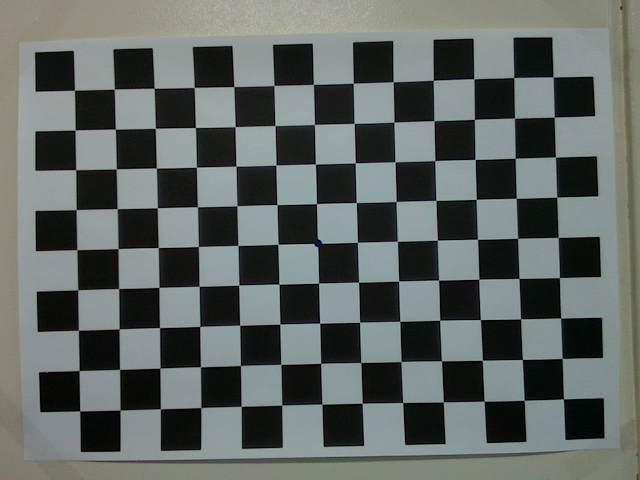
#> input picture EfficientDet/vw_kh/checkerboard.png, 640 x 480 px
$ python calibration.py
#> lines starting #> are read from the running program, lines starting #| are printed output that depends on the picture; long printed decimals are rounded
import cv2
import numpy as np
import matplotlib.pyplot as plt

CHECKERBOARD = "./checkerboard.png"

CHECK_X = 13
CHECK_Y = 9

CHECK_DISTANCE = 30  # cm
CHECK_GAP = 2  # cm

image = cv2.imread(CHECKERBOARD)
#> image is the input picture: shape (480, 640, 3); mean B, G, R 98.6, 101.6, 95.1
image = cv2.cvtColor(image, cv2.COLOR_BGR2GRAY)
#> image: shape (480, 640)
image_h, image_w = image.shape
#> image_h = 480; image_w = 640
retval, corners = cv2.findChessboardCorners(image, (CHECK_X, CHECK_Y))
#> retval = True; corners = 117 rows, first 8: [563.2, 399], [524, 400], [484, 401], [443.2, 401.9], [403, 403], [362.1, 403.2], [322, 403.9], [282, 405]
if not retval:
    raise ValueError("Checkerboard corners are not found...")

# corners = list of (x, y)
sorted_corners = list(sorted([cc[0] for cc in corners], key=lambda c: c[1]))
#> sorted_corners = 117 pairs, first value 74.53 to 563.2, second value 77.06 to 411
actual_points = []
for y in range(CHECK_Y):
    for x in range(CHECK_X):
        actual_points.append([(CHECK_X // 2 - x) * CHECK_GAP, (CHECK_Y // 2 - y) * CHECK_GAP])

# print(sorted_corners)
# print(actual_points)
assert len(sorted_corners) == len(actual_points)

sorted_corners = np.array(sorted_corners)  # (N, 2)
actual_points = np.array(actual_points, dtype=np.float32)  # (N, 2)
print(sorted_corners.shape, actual_points.shape)
#| (117, 2) (117, 2)

valid_x_min = int(np.min(sorted_corners[:, 0]) + 16)
#> valid_x_min = 90
valid_x_max = int(np.max(sorted_corners[:, 0]) - 15)
#> valid_x_max = 548
valid_y_min = int(np.min(sorted_corners[:, 1]) + 16)
#> valid_y_min = 93
valid_y_max = int(np.max(sorted_corners[:, 1]) - 15)
#> valid_y_max = 396

actual_coords = np.zeros((image_h, image_w, 2), dtype=np.float32)  # (h, w, 2)

for y in range(valid_y_min, valid_y_max):
    for x in range(valid_x_min, valid_x_max):
        coord = np.array([x, y], dtype=np.float32)
        coord_diff = np.sum((sorted_corners - coord) * (sorted_corners - coord), axis=-1)  # (N)
        coord_sort = np.argsort(coord_diff)

        c1, p1 = sorted_corners[coord_sort[0]], actual_points[coord_sort[0]]
        c2, p2 = sorted_corners[coord_sort[1]], actual_points[coord_sort[1]]
        c3, p3 = sorted_corners[coord_sort[2]], actual_points[coord_sort[2]]
        c4, p4 = sorted_corners[coord_sort[3]], actual_points[coord_sort[3]]

        a1 = np.prod(np.abs(coord - c1)) + 1e-5
        a2 = np.prod(np.abs(coord - c2)) + 1e-5
        a3 = np.prod(np.abs(coord - c3)) + 1e-5
        a4 = np.prod(np.abs(coord - c4)) + 1e-5
        a_sum = (1 / a1) + (1 / a2) + (1 / a3) + (1 / a4)
        w1 = 1 / (a1 * a_sum)
        w2 = 1 / (a2 * a_sum)
        w3 = 1 / (a3 * a_sum)
        w4 = 1 / (a4 * a_sum)

        p = p1 * w1 + p2 * w2 + p3 * w3 + p4 * w4
        actual_coords[y, x] = p

plt.figure()
plt.imshow(actual_coords[:, :, 0])
plt.show()
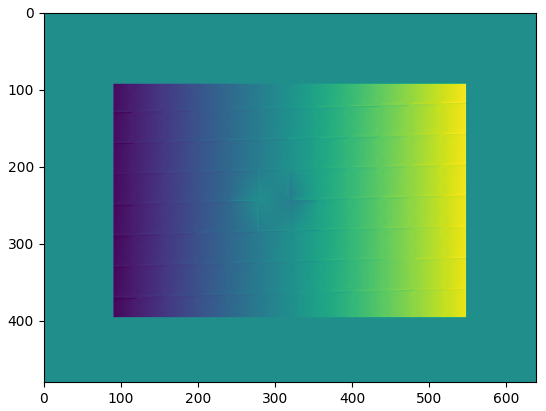
#> figure drawn by matplotlib, 1 panel
plt.figure()
plt.imshow(actual_coords[:, :, 1])
plt.show()
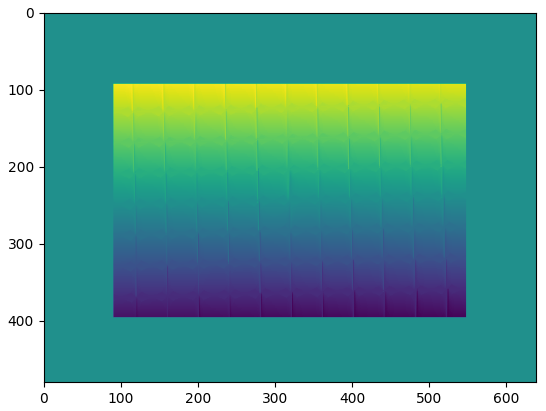
#> figure drawn by matplotlib, 1 panel

angles = np.ones((image_h, image_w), dtype=np.float32) * (-1.0)
for y in range(valid_y_min, valid_y_max):
    for x in range(valid_x_min, valid_x_max):
        d = np.sqrt(np.sum(actual_coords[y, x] * actual_coords[y, x]))
        deg = np.rad2deg(np.arctan2(d, CHECK_DISTANCE))
        angles[y, x] = deg
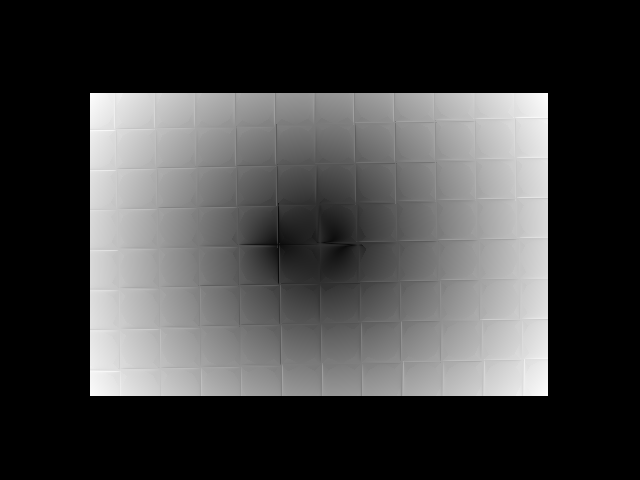
#> angles: shape (480, 640) float32; min -1, max 24.68, mean 5.6; drawn with min black and max white

print(angles.max(), angles.min())
#| 24.679 -1.0
plt.figure()
plt.imshow(angles[:, :])
plt.show()
np.save("degree.npy", angles)
